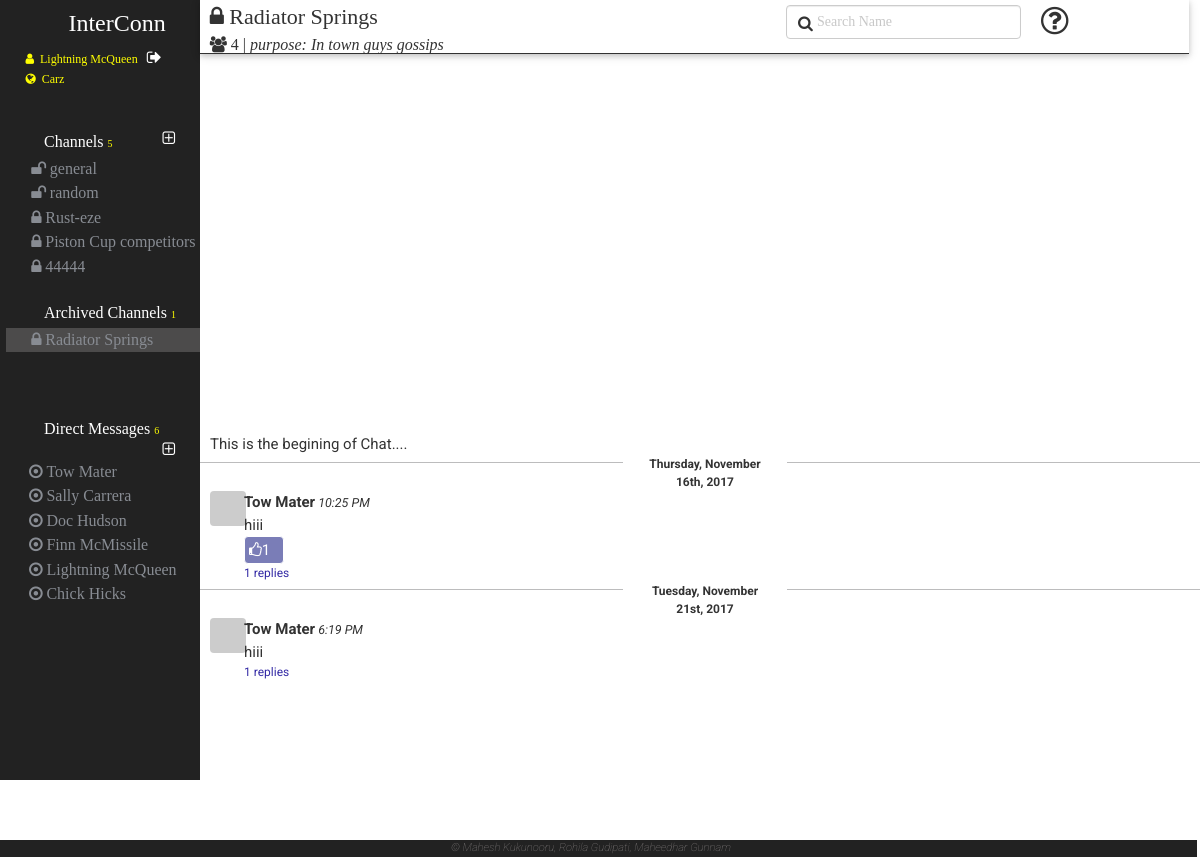
Screenshot of /HomePage.php?channel=7 (signed in) with the database file from the repository.
### tables this page shows
CREATE TABLE IF NOT EXISTS `user` (
  `user_id` bigint(20) NOT NULL,
  `user_name` varchar(50) NOT NULL,
  `first_name` varchar(50) NOT NULL,
  `last_name` varchar(50) NOT NULL,
  `email_id` varchar(50) NOT NULL,
  `profile_pic` varchar(150) NOT NULL DEFAULT './images/0.jpeg',
  `password` varchar(150) NOT NULL,
  `phone_number` varchar(10) NOT NULL,
  `what_i_do` varchar(150) NOT NULL,
  `status` varchar(150) NOT NULL,
  `status_emoji` bigint(20) DEFAULT NULL,
  `skype` varchar(150) NOT NULL,
  `profile_pic_pref` int(11) NOT NULL DEFAULT '-1',
  `github_avatar` varchar(200) NOT NULL DEFAULT '0'
);

CREATE TABLE IF NOT EXISTS `workspace` (
  `workspace_id` bigint(20) NOT NULL,
  `workspace_name` varchar(50) NOT NULL,
  `workspace_domain` varchar(50) NOT NULL,
  `created_by` bigint(20) NOT NULL,
  `created_at` timestamp NOT NULL DEFAULT CURRENT_TIMESTAMP ON UPDATE CURRENT_TIMESTAMP
);

CREATE TABLE IF NOT EXISTS `channel` (
  `channel_id` bigint(20) NOT NULL,
  `channel_name` text NOT NULL,
  `type` varchar(50) NOT NULL,
  `purpose` text NOT NULL,
  `created_by` bigint(20) NOT NULL,
  `created_at` timestamp NOT NULL DEFAULT CURRENT_TIMESTAMP ON UPDATE CURRENT_TIMESTAMP,
  `is_archive` int(11) NOT NULL DEFAULT '0'
);

CREATE TABLE IF NOT EXISTS `message` (
  `message_id` bigint(20) NOT NULL,
  `created_by` bigint(20) NOT NULL,
  `created_at` timestamp NOT NULL DEFAULT CURRENT_TIMESTAMP,
  `message_place` bigint(20) NOT NULL,
  `content` text NOT NULL,
  `is_threaded` int(11) NOT NULL DEFAULT '0',
  `is_active` int(11) NOT NULL DEFAULT '0',
  `edited_at` timestamp NOT NULL DEFAULT '0000-00-00 00:00:00',
  `has_shared_content` int(11) NOT NULL DEFAULT '0',
  `is_specialmessage` int(11) NOT NULL DEFAULT '0',
  `code_type` int(11) NOT NULL DEFAULT '0'
);

### HomePage.php (the view, shortened to what the rows shown need)
<?php
	include_once "./services/WebService.php";
	include_once "./services/MainMessages.php";
	if($_SESSION['loggedIn'])
	{
		$web_service = new WebService();
    $userDetails = json_decode($web_service->getUserDetails($_SESSION['userid']));
    $workspaceDetails = json_decode($web_service->getWorkspaceDetails($_SESSION['userid']));
    $workspaceName=$workspaceDetails[0]->workspace_name;
    $workspaceid=$workspaceDetails[0]->workspace_id;
	$is_admin=0;
    $channelDetails = json_decode($web_service->getChannelsDetails($_SESSION['userid'],$workspaceid,$is_admin));
    $directMessagesDetails = json_decode($web_service->getDirectMessagesDetails($workspaceDetails[0]->workspace_id));
    $groupMembers=json_decode($web_service->getSpecificChannelUserDetails($_GET["channel"]));
    $groupMembersWholeDet=json_decode($web_service->getSpecificChannelUserDetWithIDs($_GET["channel"]));
  	$channelstr='';
   	$archiveChannelstr='';
   	$directMessagestr='';
		if ($channelDetails!='')
		{
           foreach($channelDetails as $channel)
           {
           		if($channel->is_archive==0)
           		{
	                if($channel->channel_id==$_GET["channel"])
					{
	                    $channelstr.='<li class="active currentChannel">';
						$flag=1;
					}
	                else
	                    $channelstr.='<li class="active">';
	                if($channel->type=='private')
	                    $channelstr.=' <a href="./HomePage.php?channel='.$channel->channel_id.'"><span class="channelPrivacyLevel"><i class="fa fa-lock"></i></span><span class="'.$channel->channel_id.'" >'.htmlspecialchars($channel->channel_name).'</span></a>';
	                else
	                    $channelstr.='<a href="./HomePage.php?channel='.$channel->channel_id.'"><span class="channelPrivacyLevel"><i class="fa fa-unlock"></i></span><span class="'.$channel->channel_id.'" >'.htmlspecialchars($channel->channel_name).'</span></a>';
	                $channelstr.='</li>';
	            }
	            else if($channel->is_archive==1)
	            {
	            	if($channel->channel_id==$_GET["channel"])
					{
	                    $archiveChannelstr.='<li class="active currentChannel">';
					}
	                else
	                    $archiveChannelstr.='<li class="active">';
	                if($channel->type=='private')
	                    $archiveChannelstr.=' <a href="./HomePage.php?channel='.$channel->channel_id.'"><span class="channelPrivacyLevel"><i class="fa fa-lock"></i></span><span class="'.$channel->channel_id.'" >'.htmlspecialchars($channel->channel_name).'</span></a>';
	                else
	                    $archiveChannelstr.='<a href="./HomePage.php?channel='.$channel->channel_id.'"><span class="channelPrivacyLevel"><i class="fa fa-unlock"></i></span><span class="'.$channel->channel_id.'" >'.htmlspecialchars($channel->channel_name).'</span></a>';
	                $archiveChannelstr.='</li>';
	            }
           }
        }
		if ($directMessagesDetails!='')
		{
           foreach($directMessagesDetails as $directMessage)
           {
                $directMessagestr.=' <li touserid="" class="active"><a href="#"> <span class="channelPrivacyLevel"><i class="fa fa-dot-circle-o"></i></span><span class="" >'.htmlspecialchars($directMessage->first_name).' '.htmlspecialchars($directMessage->last_name).'</span></a></li>';
           }
        }
	}
?>
<html lang="en">
	<head>
        <link rel="stylesheet" href="./scripts/select2/select2.css">
		<link rel="stylesheet" href="https://maxcdn.bootstrapcdn.com/bootstrap/3.3.7/css/bootstrap.min.css">
		<link rel="stylesheet" href="./CSS/home_site.css">
		<link rel="stylesheet" href="./Assets/w3.css">
		<link rel="stylesheet" href="https://cdnjs.cloudflare.com/ajax/libs/font-awesome/4.7.0/css/font-awesome.min.css">
        <link rel="stylesheet" href="https://code.getmdl.io/1.1.3/material.orange-indigo.min.css">
        <link rel="stylesheet" href="CSS/main_lc.css">
	</head>
	<body>
	<div class="container-fluid">
		<div class="row">
			<div class="col-xs-2 verticle_navbar_HP">
				<div class="row menu_leftMain_HP">
					<div class="row leftMenuContentWrapper_HP" >
						<div class="row loginDetails">
							<span class="loggedIn_user" id='<?php  echo $userDetails[0]->user_id ?>' title='<?php
                            if($is_admin){
                                echo "Welcome Admin";
                            }else{
                                echo "Welcome ".htmlspecialchars($userDetails[0]->first_name).' '.htmlspecialchars($userDetails[0]->last_name);
                            }
                            ?>'><i class="fa fa-user"></i>&nbsp;&nbsp;<?php  echo htmlspecialchars($userDetails[0]->first_name).' '.htmlspecialchars($userDetails[0]->last_name); ?>
                                <a class="signOut" href="./index.php?status=signout" title="Sign Out">
                                </a></span>
                            <br>
							<span class="loggedIn_workspace" id=<?php echo '"'.$workspaceid.'"';?>><i class="fa fa-globe"></i>&nbsp;&nbsp;<?php  echo htmlspecialchars($workspaceName); ?></span> <br>
						</div>
						<div class="row channelsContainer_menu_HP">
							<ul class="row nav navbar-nav channels_UL_List">
								<?php echo $channelstr;?>
						    </ul>
						</div>
						<div class="row archieveChannelsContainer_menu_HP">
							<ul class=" row nav navbar-nav channels_UL_List">
								<?php echo $archiveChannelstr;?>
						    </ul>
						</div>
						<div class="row directMessageContainer_menu_HP">
							<ul class="nav navbar-nav directmessages_UL_List">
						        <?php echo $directMessagestr;?>
						    </ul>
						</div>
					</div>
				</div>
			</div>
			<?php
				if(isset($_GET["channel"])){
                    $currentChannel = json_decode($web_service->getSpecificChannelDetails($_GET["channel"]));
                }
			?>
            <div class="col-xs-10 mainContent_HP">
            	<div class="headerSpace_HP row">
	            	<div class="col-xs-7">
		            	<div class="headerMain row">
		                    <?php
		                        if(isset($_GET["channel"])){
		                            $currentChannel = json_decode($web_service->getSpecificChannelDetails($_GET["channel"]));
		                            if($currentChannel!='')
		                            {
		                                if($currentChannel[0]->type=='private')
		                                    echo '<div class="channelTitle currentChannelTitle col-xs-6 " id="'.$_GET["channel"].'"><i class="fa fa-lock"></i> <span>'. htmlspecialchars($currentChannel[0]->channel_name).'</span></div>';
		                                else if($currentChannel[0]->type=='public')
		                                    echo '<div class="channelTitle currentChannelTitle col-xs-6 " id="'.$_GET["channel"].'"><i class="fa fa-unlock"></i> <span>'. htmlspecialchars($currentChannel[0]->channel_name).'</span></div>';
		                                $purpose=$currentChannel[0]->purpose;
		                            }
		                        }
		                    ?>
		                </div>
                        <?php
                            if($currentChannel[0]->is_archive==0)
                            {
                                echo "<div class='row headerAddon_HP activeChannel'>";
                            }else{
                                echo "<div class='row headerAddon_HP archivedChannel'>";
                            }
                        ?>
                            <span class="channelPurpose headerSpan" title="Channel Purpose">
                                <i>purpose: <?php echo htmlspecialchars($purpose);?></i>
                            </span>
		                </div>
		            </div>
	            </div>
            <div class="row">
                <div class="col-xs-12 regularMessagesWrapper">
                    <div class="row rightContent_wrapper_HP">
                        <div class="messagesList">
                        <?php
                            if(isset($_GET["channel"])){
                                $currentChannelMessages = $web_service->getChannelMessages($_GET["channel"],-1);
                                echo constructMessagesDiv($currentChannelMessages);
                            }
                        ?>
                        </div>
                    </div>
                </div>
            </div>
		</div>
            </div>
		</div>
    <link rel="stylesheet"
          href="//cdnjs.cloudflare.com/ajax/libs/highlight.js/9.12.0/styles/color-brewer.min.css">
	</body>
</html>

### services/MainMessages.php (shortened to what the rows shown need)
<?php
function constructMessagesDiv($messageStr)
{
    $web_service = new WebService();
  $currentChannelMessages = json_decode($messageStr);
  $msgStr='';
  $prevdate='';
  $prevUser='';
  $prevTime='';
  if ($currentChannelMessages!=null)
  {
    $currentChannelMessages=$currentChannelMessages->messages;
      foreach ($currentChannelMessages as $message)
      {
          $currentDate=$web_service->getFormatDate($message->created_at);
          $currentTime=$web_service->getFormatTime($message->created_at);
          if($prevUser=='' && $prevTime=='')
          {
              if($prevdate!=$currentDate)
              {
                  $msgStr.='<div class="row dayDividerWrapper"><div class="daySeperatorLine col-xs-5 pull-left"> </div><div class="dayDividerText col-xs-2">'.$currentDate.'</div><div class="daySeperatorLine col-xs-5 pull-right"> </div></div>';
                  $prevdate=$currentDate;
              }
              $msgStr.='<div class="row messageSet"><div class="col-xs-1 userPic">';
              if($message->profile_pic_pref==1)
              {
                $msgStr.='<div class="defUserPic profilePic" style="background-image:url('.get_gravatar($message->email_id) .') !important;background-size: 36px 36px !important;">';
              }
              $msgStr.='</div></div><div class="col-xs-11 message"><div class="message_header" userid="'. $message->user_id .'" ><b>';
              $msgStr.=htmlspecialchars($message->first_name);
              $msgStr.=' '.htmlspecialchars($message->last_name).'</b><span class="message_time"> ';
              $msgStr.=$currentTime;
              $msgStr.='</span></div>';
              $dynamicClassNameWithId = "messagewithid_".$message->message_id;
              $msgStr.='<div class="message_body '.$dynamicClassNameWithId.'" id="'.$message->message_id.'">';
              $msgStr.= messageContentHelper ($message);
              $msgStr.='<div class="msg_reactionsec">';
              if($message->emojis!='0')
                  foreach ($message->emojis as $emoji)
                  {
                      $msgStr.='<div class="emojireaction" emojiid="'.$emoji->emoji_id.'"><i class="'.$emoji->emoji_pic.'"></i><span class="reactionCount">'.$emoji->count.'</span></div>';
                  }
                  if($message->is_threaded==1)
                  {
                      $thread=$message->threads->threadCount;
                      $msgStr.="<div class='repliescount' title='view thread'><a href='#'><span>".$thread.'</span> replies'."</a></div>";
                  }
                  $msgStr.=' </div></div>';
              $prevUser=$message->first_name;
              $prevTime=$currentTime;
          }
          else if($prevUser!=$message->first_name || $prevTime!=$currentTime)
          {
              $msgStr.='</div></div>';
              if($prevdate!=$currentDate)
              {
                  $msgStr.='<div class="row dayDividerWrapper"><div class="daySeperatorLine col-xs-5 pull-left"> </div><div class="dayDividerText col-xs-2">'.$currentDate.'</div><div class="daySeperatorLine col-xs-5 pull-right"> </div></div>';
                  $prevdate=$currentDate;
              }
              $msgStr.='<div class="row messageSet"><div class="col-xs-1 userPic">';
              if($message->profile_pic_pref==1)
              {
                $msgStr.='<div class="defUserPic profilePic" style="background-image:url('.get_gravatar($message->email_id) .') !important;background-size: 36px 36px !important;">';
              }
              $msgStr.='</div></div><div class="col-xs-11 message"><div class="message_header" userid="'. $message->user_id .'" ><b>';
              $msgStr.=htmlspecialchars($message->first_name);
              $msgStr.=' '.htmlspecialchars($message->last_name).'</b><span class="message_time"> ';
              $msgStr.=$currentTime;
              $msgStr.='</span></div>';
              $dynamicClassNameWithId = "messagewithid_".$message->message_id;
              $msgStr.='<div class="message_body '.$dynamicClassNameWithId.'" id="'.$message->message_id.'">';
              $msgStr.= messageContentHelper ($message);
              $msgStr.='<div class="msg_reactionsec">';
                if($message->is_threaded==1)
                {
                    $thread=$message->threads->threadCount;
                    $msgStr.="<div class='repliescount' title='view thread'><a href='#'><span>".$thread.'</span> replies'."</a></div>";
                }
                $msgStr.=' </div></div>';
              $prevUser=$message->first_name;
              $prevTime=$currentTime;
          }
      }
      $msgStr.='</div></div>';
  }
  else
  {
      $msgStr="<div>No messages in this channel..</div>";
  }
  echo $msgStr;
}
function get_gravatar( $email) {
    $url = 'https://www.gravatar.com/avatar/';
    $url .= md5( strtolower( trim( $email ) ) );
    $url .= "?s=80&r=g";
    return $url;
}
function messageContentHelper($message){
    $codeSnippLanguagesArr=["html","javascript","python","php"];
    $msgContent ="";
    if($message->is_specialmessage == 2){
        $msgContent= '<div class="msg_content"><div class="well"><pre><code class="'.$codeSnippLanguagesArr[ $message->code_type].'">'.htmlspecialchars($message->content).'</code></pre></div></div>';
    }else{
        $msgContent= '<div class="msg_content">'.htmlspecialchars($message->content).'</div>';
    }
    return $msgContent;
}
?>

### rows the page displays
user: first_name "Lightning", last_name "McQueen"
workspace: workspace_name "Carz"
channel: channel_name "general"
channel: channel_name "random"
channel: channel_name "Rust-eze"
channel: channel_name "Piston Cup competitors"
channel: channel_name "44444"
channel: channel_name "Radiator Springs", purpose "In town guys gossips"
user: first_name "Tow", last_name "Mater"
user: first_name "Sally", last_name "Carrera"
user: first_name "Doc", last_name "Hudson"
user: first_name "Finn", last_name "McMissile"
user: first_name "Chick", last_name "Hicks"
message: created_at "Thursday, November 16th, 2017", value "Tow 10:25 PM", last_name "Mater", content "hiii", count "1", created_by.profile_pic_pref "1", created_at.created_at "Tow 6:19 PM"
message: created_at "Tuesday, November 21st, 2017", last_name "Mater", content "hiii", created_by.profile_pic_pref "1"

### other values shown
$channelCount "5"
$archieveChannelCount "1"
count($directMessagesDetails) "6"
$directMessage->first_name "Lightning"
$directMessage->last_name "McQueen"
$user_count "4"
